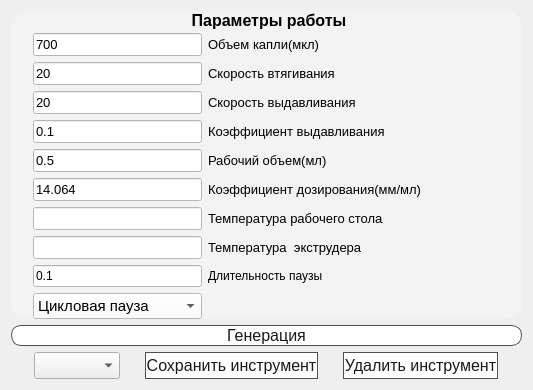
      <widget class="QWidget" name="tab_2">
       <attribute name="title">
        <string>Импульсное дозирование</string>
       </attribute>
       <layout class="QVBoxLayout" name="verticalLayout_2" stretch="22,0,1">
        <item>
         <widget class="QGroupBox" name="groupBox_13">
          <property name="font">
           <font>
            <pointsize>12</pointsize>
            <bold>true</bold>
           </font>
          </property>
          <property name="styleSheet">
           <string notr="true">QGroupBox {background-color: rgb(243, 243, 243);border: none;border-radius: 15px;}QGroupBox::title {subcontrol-origin: margin;subcontrol-position: top center;padding: 0 3px;}
</string>
          </property>
          <property name="title">
           <string>Параметры работы</string>
          </property>
          <layout class="QGridLayout" name="gridLayout_groupBox_9" rowstretch="0,0,0,0,0,0,0,0,0,0" columnstretch="1,3">
           <property name="leftMargin">
            <number>22</number>
           </property>
           <property name="topMargin">
            <number>22</number>
           </property>
           <property name="bottomMargin">
            <number>0</number>
           </property>
           <property name="horizontalSpacing">
            <number>6</number>
           </property>
           <item row="0" column="1">
            <widget class="QLabel" name="label_37">
             <property name="font">
              <font>
               <pointsize>10</pointsize>
              </font>
             </property>
             <property name="styleSheet">
              <string notr="true">border:none
</string>
             </property>
             <property name="text">
              <string>Объем капли(мкл)</string>
             </property>
            </widget>
           </item>
           <item row="1" column="0">
            <widget class="QLineEdit" name="lineEdit_retraction_speed_imp">
             <property name="font">
              <font>
               <pointsize>10</pointsize>
              </font>
             </property>
             <property name="styleSheet">
              <string notr="true">background: rgb(255, 255, 255)</string>
             </property>
             <property name="text">
              <string>20</string>
             </property>
            </widget>
           </item>
           <item row="2" column="1">
            <widget class="QLabel" name="label_58">
             <property name="font">
              <font>
               <pointsize>10</pointsize>
              </font>
             </property>
             <property name="styleSheet">
              <string notr="true">border:none</string>
             </property>
             <property name="text">
              <string>Скорость выдавливания</string>
             </property>
            </widget>
           </item>
           <item row="3" column="1">
            <widget class="QLabel" name="label_175">
             <property name="font">
              <font>
               <pointsize>10</pointsize>
              </font>
             </property>
             <property name="styleSheet">
              <string notr="true">border:none</string>
             </property>
             <property name="text">
              <string>Коэффициент выдавливания</string>
             </property>
            </widget>
           </item>
           <item row="5" column="1">
            <widget class="QLabel" name="label_14">
             <property name="font">
              <font>
               <pointsize>10</pointsize>
              </font>
             </property>
             <property name="styleSheet">
              <string notr="true">border:none</string>
             </property>
             <property name="text">
              <string>Коэффициент дозирования(мм/мл)</string>
             </property>
            </widget>
           </item>
           <item row="3" column="0">
            <widget class="QLineEdit" name="lineEdit_coeff_retract_imp">
             <property name="font">
              <font>
               <pointsize>10</pointsize>
              </font>
             </property>
             <property name="styleSheet">
              <string notr="true">background: rgb(255, 255, 255)</string>
             </property>
             <property name="text">
              <string>0.1</string>
             </property>
            </widget>
           </item>
           <item row="4" column="1">
            <widget class="QLabel" name="label_13">
             <property name="font">
              <font>
               <pointsize>10</pointsize>
              </font>
             </property>
             <property name="styleSheet">
              <string notr="true">border:none</string>
             </property>
             <property name="text">
              <string>Рабочий объем(мл)</string>
             </property>
            </widget>
           </item>
           <item row="7" column="0">
            <widget class="QLineEdit" name="lineEdit_extruder_temperature_imp">
             <property name="font">
              <font>
               <pointsize>10</pointsize>
              </font>
             </property>
             <property name="styleSheet">
              <string notr="true">background: rgb(255, 255, 255)</string>
             </property>
            </widget>
           </item>
           <item row="2" column="0">
            <widget class="QLineEdit" name="lineEdit_extrusion_speed_imp">
             <property name="font">
              <font>
               <pointsize>10</pointsize>
              </font>
             </property>
             <property name="styleSheet">
              <string notr="true">background: rgb(255, 255, 255)</string>
             </property>
             <property name="text">
              <string>20</string>
             </property>
            </widget>
           </item>
           <item row="5" column="0">
            <widget class="QLineEdit" name="lineEdit_dosing_coeff_imp">
             <property name="font">
              <font>
               <pointsize>10</pointsize>
              </font>
             </property>
             <property name="styleSheet">
              <string notr="true">background: rgb(255, 255, 255)</string>
             </property>
             <property name="text">
              <string>14.064</string>
             </property>
            </widget>
           </item>
           <item row="6" column="1">
            <widget class="QLabel" name="label_15">
             <property name="font">
              <font>
               <pointsize>10</pointsize>
              </font>
             </property>
             <property name="text">
              <string>Температура рабочего стола</string>
             </property>
            </widget>
           </item>
           <item row="6" column="0">
            <widget class="QLineEdit" name="lineEdit_desktop_temperature_imp">
             <property name="font">
              <font>
               <pointsize>10</pointsize>
              </font>
             </property>
             <property name="styleSheet">
              <string notr="true">background: rgb(255, 255, 255)</string>
             </property>
            </widget>
           </item>
           <item row="4" column="0">
            <widget class="QLineEdit" name="lineEdit_working_volume_imp">
             <property name="font">
              <font>
               <pointsize>10</pointsize>
              </font>
             </property>
             <property name="styleSheet">
              <string notr="true">background: rgb(255, 255, 255)</string>
             </property>
             <property name="text">
              <string>0.5</string>
             </property>
            </widget>
           </item>
           <item row="7" column="1">
            <widget class="QLabel" name="label_16">
             <property name="font">
              <font>
               <pointsize>10</pointsize>
              </font>
             </property>
             <property name="text">
              <string>Температура  экструдера</string>
             </property>
            </widget>
           </item>
           <item row="1" column="1">
            <widget class="QLabel" name="label_57">
             <property name="font">
              <font>
               <pointsize>10</pointsize>
              </font>
             </property>
             <property name="styleSheet">
              <string notr="true">border:none</string>
             </property>
             <property name="text">
              <string>Скорость втягивания</string>
             </property>
            </widget>
           </item>
           <item row="9" column="0">
            <widget class="QComboBox" name="comboBox_imp_pause">
             <property name="font">
              <font>
               <pointsize>11</pointsize>
              </font>
             </property>
             <property name="styleSheet">
              <string notr="true">background: rgb(255, 255, 255)</string>
             </property>
             <item>
              <property name="text">
               <string>Цикловая пауза</string>
              </property>
             </item>
             <item>
              <property name="text">
               <string>Межцикловая пауза</string>
              </property>
             </item>
            </widget>
           </item>
           <item row="0" column="0">
            <widget class="QLineEdit" name="lineEdit_drop_volume_imp">
             <property name="font">
              <font>
               <pointsize>10</pointsize>
              </font>
             </property>
             <property name="styleSheet">
              <string notr="true">background: rgb(255, 255, 255)</string>
             </property>
             <property name="text">
              <string>700</string>
             </property>
            </widget>
           </item>
           <item row="8" column="0">
            <widget class="QLineEdit" name="lineEdit_pause_imp">
             <property name="styleSheet">
              <string notr="true">background: rgb(255, 255, 255)</string>
             </property>
             <property name="text">
              <string>0.1</string>
             </property>
            </widget>
           </item>
           <item row="8" column="1">
            <widget class="QLabel" name="label">
             <property name="text">
              <string>Длительность паузы</string>
             </property>
            </widget>
           </item>
          </layout>
         </widget>
        </item>
        <item>
         <widget class="QPushButton" name="pushButton_generate_imp_doz">
          <property name="sizePolicy">
           <sizepolicy hsizetype="Minimum" vsizetype="Fixed">
            <horstretch>0</horstretch>
            <verstretch>0</verstretch>
           </sizepolicy>
          </property>
          <property name="font">
           <font>
            <pointsize>12</pointsize>
           </font>
          </property>
          <property name="styleSheet">
           <string notr="true">QPushButton {
                                          background-color: #FFFFFF;
                                           border: 1px solid rgb(79, 79, 79);
                                              border-radius: 10px;
                                              color: rgb(25, 25, 25);
                                              text-align:center;
                                          }
                                          QPushButton:hover {
                                           border-color: rgb(82, 168, 236);
                                          border-radius: 0px;
                                          color: rgb(82, 168, 236);
                                          }
                                          QPushButton:pressed {
                                          border-color: rgb(5, 97, 245);
                                          border-radius: 10px;
                                          color: rgb(5, 97, 245);
                                          }</string>
          </property>
          <property name="text">
           <string>Генерация</string>
          </property>
         </widget>
        </item>
        <item>
         <layout class="QHBoxLayout" name="horizontalLayout_tab_11_">
          <property name="spacing">
           <number>25</number>
          </property>
          <property name="leftMargin">
           <number>23</number>
          </property>
          <property name="rightMargin">
           <number>24</number>
          </property>
          <item>
           <widget class="QComboBox" name="list_tools_imp_templates">
            <property name="sizePolicy">
             <sizepolicy hsizetype="Preferred" vsizetype="Expanding">
              <horstretch>0</horstretch>
              <verstretch>0</verstretch>
             </sizepolicy>
            </property>
            <property name="font">
             <font>
              <pointsize>12</pointsize>
             </font>
            </property>
           </widget>
          </item>
          <item>
           <widget class="QPushButton" name="pushButton_save_imp_doz">
            <property name="sizePolicy">
             <sizepolicy hsizetype="Minimum" vsizetype="Expanding">
              <horstretch>0</horstretch>
              <verstretch>0</verstretch>
             </sizepolicy>
            </property>
            <property name="font">
             <font>
              <pointsize>12</pointsize>
             </font>
            </property>
            <property name="styleSheet">
             <string notr="true">QPushButton {
                                          background-color: #FFFFFF;
                                           border: 1px solid rgb(79, 79, 79);
                                              color: rgb(25, 25, 25);
                                              text-align:center;
                                          }
                                          QPushButton:hover {
                                           border-color: rgb(82, 168, 236);
                                          border-radius: 0px;
                                          color: rgb(82, 168, 236);
                                          }
                                          QPushButton:pressed {
                                          border-color: rgb(5, 97, 245);
                                          border-radius: 10px;
                                          color: rgb(5, 97, 245);
                                          }</string>
            </property>
            <property name="text">
             <string>Сохранить инструмент</string>
            </property>
           </widget>
          </item>
          <item>
           <widget class="QPushButton" name="pushButton_delete_imp_doz">
            <property name="sizePolicy">
             <sizepolicy hsizetype="Minimum" vsizetype="Expanding">
              <horstretch>0</horstretch>
              <verstretch>0</verstretch>
             </sizepolicy>
            </property>
            <property name="font">
             <font>
              <pointsize>12</pointsize>
             </font>
            </property>
            <property name="styleSheet">
             <string notr="true">QPushButton {
                                          background-color: #FFFFFF;
                                           border: 1px solid rgb(79, 79, 79);
                                              color: rgb(25, 25, 25);
                                              text-align:center;
                                          }
                                          QPushButton:hover {
                                           border-color: rgb(82, 168, 236);
                                          border-radius: 0px;
                                          color: rgb(82, 168, 236);
                                          }
                                          QPushButton:pressed {
                                          border-color: rgb(5, 97, 245);
                                          border-radius: 10px;
                                          color: rgb(5, 97, 245);
                                          }</string>
            </property>
            <property name="text">
             <string>Удалить инструмент</string>
            </property>
           </widget>
          </item>
         </layout>
        </item>
       </layout>
      </widget>
